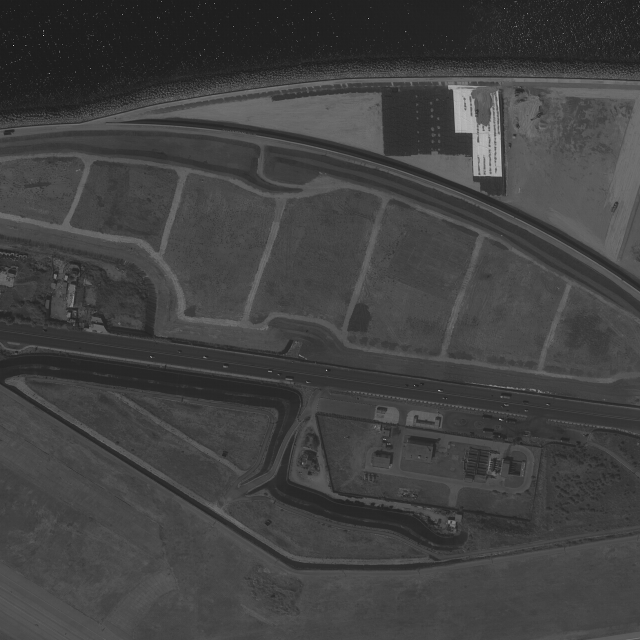
#> input picture testing/data/images/126_0_0.tiff, 1280 x 1280 px, found by its file name (shown at 1/2 size); its folder holds only this picture in this run
$ jupyter execute --allow-errors Exploratory_Data_Analysis.ipynb   (shell and % lines are left out)
#> lines starting #> are read from the running program, lines starting #| are printed output that depends on the picture
<a href="https://colab.research.google.com/github/hadarsnorlax/MAFAT-Challenge/blob/playground/Exploratory_Data_Analysis.ipynb" target="_parent"></a>

####Download the training dataset and import packages

**Please notice that after Matplotlib package install (row number 4), you need to restart the runtime.**

[cell 1]
import numpy as np
import pandas as pd
from PIL import Image
import matplotlib.pyplot as plt
import matplotlib.patches as patches
from matplotlib.patches import Polygon
import matplotlib as mpl
import seaborn as sns
from decimal import *
import os
import math

[cell 2]
#Uniform color map for the classes (to display graphs below)
color_class = {'small_vehicle':'r', 'bus':'g', 'medium_vehicle':'b', 'large_vehicle':'c', 'double_trailer_truck':'m', 'container':'y',
'pylon':'k', 'small_aircraft':'purple', 'large_aircraft':'brown', 'small_vessel':'orange', 'medium_vessel':'pink', 'large_vessel':'olive',
               'heavy_equipment':'tab:olive'}

#Settings for charts display (below)
mpl.rcParams['font.size'] = '22'
mpl.rcParams['figure.figsize'] = [35,8]
mpl.rcParams["figure.subplot.hspace"] = 0.9
mpl.rcParams["figure.subplot.wspace"] = 0.5

##**Functions**

[cell 3]
def read_annotations(path_to_labelTxt):
    """
    Read the annotation files(txt) and create a data frame and a list that include the frames' names.

    Parameters
    ----------
    path_to_labelTxt : str
        The files location of the annotations.

    Returns
    -------
    dataframe
        A dataframe of the annotations includes 4 points of the bounding box of the annotation, category_id, and Frame name.
    list
        A list that includes the frames' names.
    """
    list_annotations_files = []
    list_frame_names = []
    columns_names = ['x1','y1','x2','y2','x3','y3','x4','y4' ,'category_id']

    # iterate over files in the directory
    labelTxt_files = os.listdir(path_to_labelTxt)
    for filename in labelTxt_files:

        df = pd.read_csv(os.path.join(path_to_labelTxt, filename), sep=" ", header=None, names=columns_names)
        frame_name = filename.split(".")[0]
        df["Frame"] = frame_name
        list_annotations_files.append(df)
        list_frame_names.append(frame_name)

    ann_train = pd.concat(list_annotations_files)
    ann_train.reset_index(drop = True, inplace = True)

    return ann_train,list_frame_names

[cell 4]
# [21 lines left out: function bb_out_of_frame, not called in this run]

[cell 5]
# [20 lines left out: function anno_vis_bar, not called in this run]

[cell 6]
# [18 lines left out: function anno_bb_out_of_frame_vis_bar, not called in this run]

[cell 7]
# [29 lines left out: function class_per_img_hist, not called in this run]

[cell 8]
def hist_features(metadata, f, bin_size):
    """
    Histogram of the number of frames per aoi.

    Parameters
    ----------
    metadata : dataframe
        Frames' metadata includes: Frame name, AOI, Resolution, Sun_Elevation, Azimuth, Sun_Azimuth, Hermetic_Small_Vehicle
    f : str
        Selected feature for histogram display.
    bin_size : int
        The range size of each bar in the histogram.

    Returns
    -------
    -
    """
    if f == 'AOI':
        metadata.loc[metadata.AOI =='unspecified', 'AOI'] = 23.0
        metadata['AOI'] = metadata.AOI.astype('float')

        bins=np.arange(metadata.AOI.min(), metadata.AOI.max()+2)
        x_ticks = np.append(bins[:-2], np.array(['unspecified']))


        fig, ax = plt.subplots()
        plt.title(f"Frames per {f} Histogram")
        _, edges, _ = ax.hist(x=f, data=metadata, bins=bins)
        ticks  = edges[:-1] + np.diff(edges) / 2

        ax.set_xticks(ticks)
        ax.set_xticklabels(x_ticks, rotation=40)
        plt.ylabel('Counts')
        plt.xlabel(f)
        metadata.loc[metadata.AOI ==23.0, 'AOI'] = 'unspecified'
    else:
        if bin_size>1:
            res_min = math.floor(metadata[f].min()/10)*10
            res_max = math.ceil(metadata[f].max()/10)*10
        else:
            res_min = math.floor(metadata[f].min()*10)/10
            res_max = math.ceil(metadata[f].max()*10)/10

        bins = np.arange(res_min, res_max+2*bin_size, bin_size)
        x_ticks = np.arange(res_min, res_max+bin_size,bin_size)

        fig, ax = plt.subplots()
        plt.title(f"Frames per {f} Histogram")
        plt.hist(x=f, data=metadata, bins=bins)

        plt.xticks(x_ticks)
        plt.ylabel('Counts')
        plt.xlabel(f)

[cell 9]
def box_plot_aoi(metadata, f):
    """
    Box plot of the feature in different aoi.

    Parameters
    ----------
    metadata : dataframe
        Frames' metadata includes: Frame name, AOI, Resolution, Sun_Elevation, Hermetic_Small_Vehicle
    f : str
        Feature selected to visualize its box plot in each aoi.

    Returns
    -------
    -
    """
    metadata.loc[metadata.AOI =='unspecified', 'AOI'] = 23.0
    metadata['AOI'] = metadata.AOI.astype('float')

    g = sns.boxplot(data=metadata, x="AOI", y=f, color="green", saturation = 2.7)

    xtickes = [t.get_text()  for t in g.get_xticklabels()]
    xtickes[-1] = 'unspecified'
    g.set_xticklabels(xtickes)

    plt.title(f"Box plot of {f} for each AOI")
    plt.show()

    metadata.loc[metadata.AOI ==23.0, 'AOI'] = 'unspecified'

[cell 10]
# [47 lines left out: function total_ann_heatmap, not called in this run]

[cell 11]
# [33 lines left out: function heatmap_res, not called in this run]

[cell 12]
# [36 lines left out: function frame_with_annotation, not called in this run]

##**Data Loading and preparation**

[cell 13]
path_to_labelTxt = '/content/labelTxt'

#> (a cell that did not finish here is left out)

[cell 15]
#metadata
metadata = pd.read_csv('/content/metadata_train.csv')
#> (reads testing/data/metadata_train.csv from the repository)
metadata.head()

#> (a cell that did not finish here is left out)

##**EDA**

###**Annotations Analysis**

[cell 17]
from prettytable import PrettyTable
t = PrettyTable(['Tagged frames with objects', 'Frames without any objects',
                 'Total num annotations', 'Number of bounding boxes out of frame'])
#> (the rest of this cell did not finish here and is left out)

[cell 18]
#pip install --upgrade matplotlib==3.4

#> (a cell that did not finish here is left out)

#> (a cell that did not finish here is left out)

#> (a cell that did not finish here is left out)

###**Metadata Analysis**

####**Frames Analysis**

[cell 22]
hist_features(metadata, 'AOI', 1)
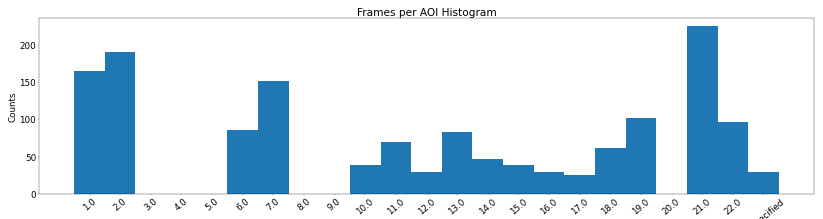
#> figure drawn by matplotlib, 1 panel; tallest bar 225 high, from x = 21 to 22

[cell 23]
hist_features(metadata, 'Resolution', 0.1)
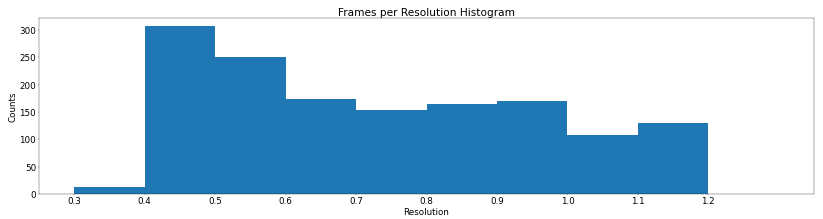
#> figure drawn by matplotlib, 1 panel; tallest bar 307 high, from x = 0.4 to 0.5

[cell 24]
hist_features(metadata, 'Sun_Elevation', 5)
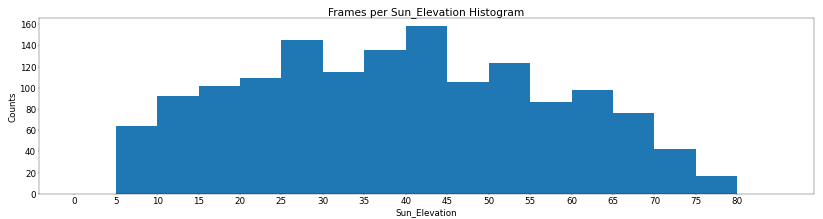
#> figure drawn by matplotlib, 1 panel; tallest bar 158 high, from x = 40 to 45

[cell 25]
hist_features(metadata, 'Azimuth', 30)
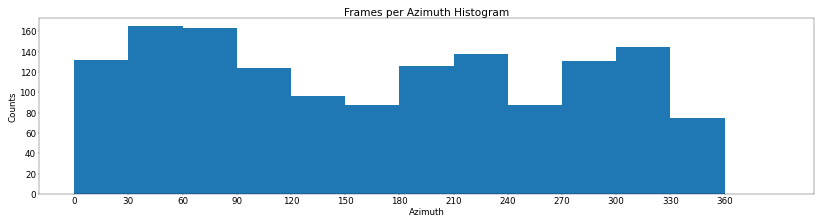
#> figure drawn by matplotlib, 1 panel; tallest bar 165 high, from x = 30 to 60

[cell 26]
hist_features(metadata, 'Sun_Azimuth', 30)
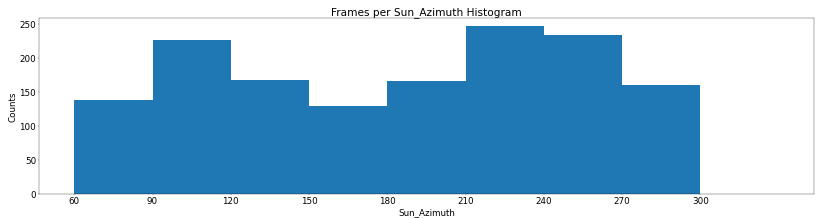
#> figure drawn by matplotlib, 1 panel; tallest bar 247 high, from x = 210 to 240

####**AOI Analysis**

[cell 27]
box_plot_aoi(metadata, 'Resolution')
#> in box_plot_aoi, `plt.show()`:
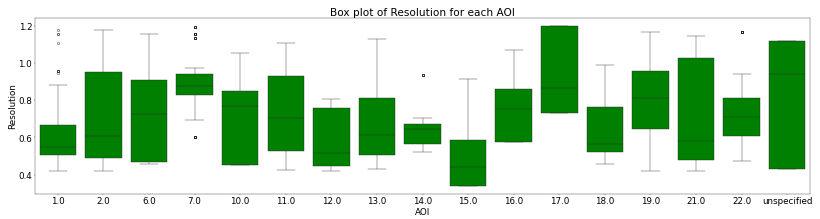
#> figure drawn by matplotlib, 1 panel

[cell 28]
box_plot_aoi(metadata, 'Sun_Elevation')
#> call 2 of box_plot_aoi, with f = 'Sun_Elevation'
#> in box_plot_aoi (call 2), `plt.show()`:
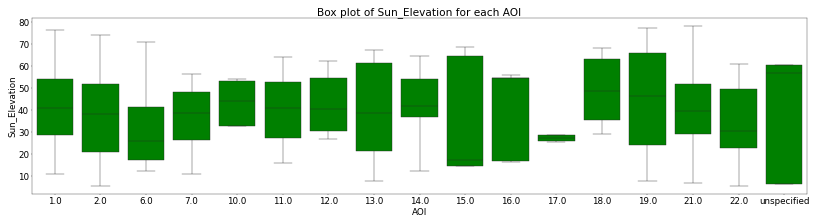
#> figure drawn by matplotlib, 1 panel

[cell 29]
box_plot_aoi(metadata, 'Azimuth')
#> call 3 of box_plot_aoi, with f = 'Azimuth'
#> in box_plot_aoi (call 3), `plt.show()`:
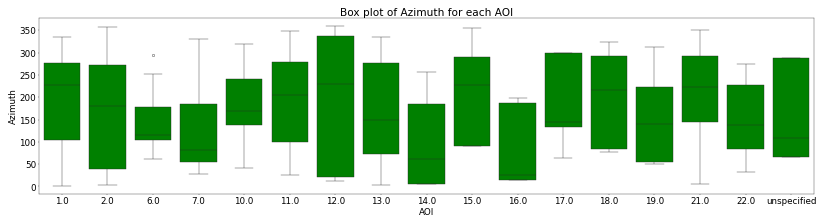
#> figure drawn by matplotlib, 1 panel

[cell 30]
box_plot_aoi(metadata, 'Sun_Azimuth')
#> call 4 of box_plot_aoi, with f = 'Sun_Azimuth'
#> in box_plot_aoi (call 4), `plt.show()`:
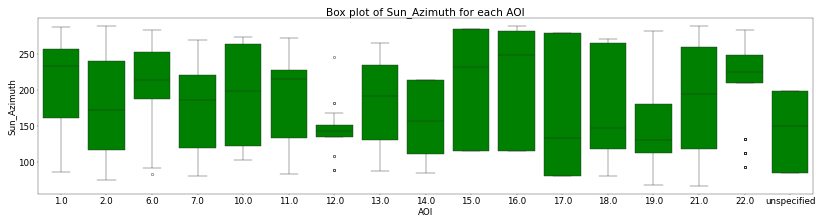
#> figure drawn by matplotlib, 1 panel

####**Classes Analysis**

#> (a cell that did not finish here is left out)

#> (a cell that did not finish here is left out)

#> (a cell that did not finish here is left out)

##**Frame and annotations display**

Please write the frame's full name, without the ending '.tiff'

[cell 34]
frame_to_show = "1081_0_8960" #@param {type:"string"}
(metadata[metadata['Frame']== frame_to_show])

#> (a cell that did not finish here is left out)

[cell 36]
def normalize(df, feature_name):
    max_value = df[feature_name].max()
    min_value = df[feature_name].min()
    return (df[feature_name] - min_value) / (max_value - min_value)

[cell 37]
from PIL import Image

[cell 38]
percentile_pixel_value_list = []
frame_to_show_list = []
metadata['percentile_pixel_value'] = 0
import os, random
for i in range(100):
  frame_to_show = random.choice(os.listdir(f"/content/images")).split('.')[0]
  frame_to_show_list.append(frame_to_show)
  im = Image.open(f"/content/images/{frame_to_show}.tiff")
#> im is the input picture: PIL image 1280x1280 I;16; min 5, max 3698, mean 958
  imarray = np.array(im)
  metadata.loc[metadata['Frame'] == frame_to_show, 'percentile_pixel_value'] = np.percentile(imarray, 85)  #imarray.mean()

[cell 39]
mask = metadata['Frame'].isin(frame_to_show_list)
metadata_masked = metadata[mask]
metadata_masked['percentile_pixel_value'] = normalize(metadata_masked, 'percentile_pixel_value')
